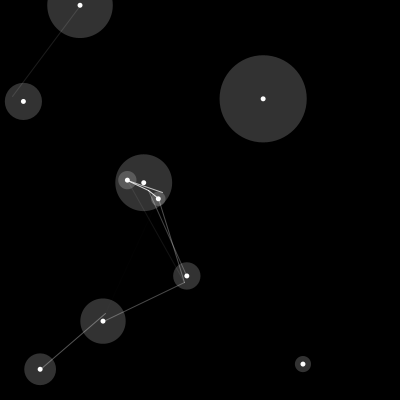
Frame 1 (no input)
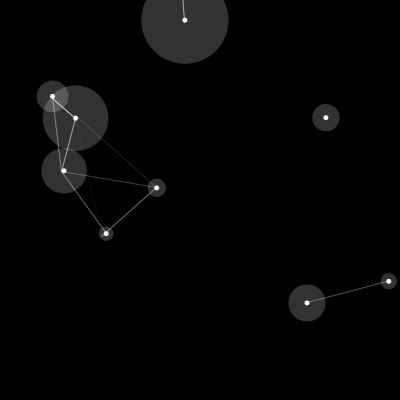
Frame 60 (the mouse pressed at the canvas centre just before this capture)
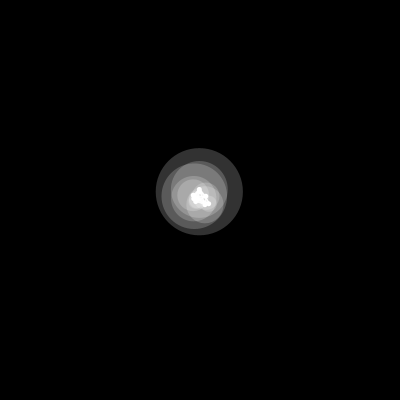
Frame 120 (the mouse held since frame 60 and released just before this capture)

The Processing sketch that drew these frames (run headless with seeded random() and noise(); from frame 60 on, the mouse is pressed at the canvas centre):

// Processing sketch: processing_1247
// ── processing_1247.pde

int mode = 0;
int nbr =10;
Dot[] d = new Dot[nbr];

void setup(){
  size(400, 400);
  background(0, 0, 255);
  smooth();
  for (int i=0; i<d.length; i++){
    d[i] = new Dot(random(width), random(height), random(-5, 5), random(-10, 10), random(10,100), i, d);
  } 
} 
void mouseReleased(){
  mode=0; 
  for (int i=0; i<d.length; i++){
    d[i] = new Dot(mouseX, mouseY, random(-5, 5), random(-10, 10), random(10,50), i, d);
  }

}

void mousePressed(){
  mode=1;
}

void draw(){
  background(0);
  for (int i=0; i<d.length; i++){
    if (mode==0){
      d[i].bouger();
    } 
    else{
      d[i].maison();
    }
    d[i].afficher();
    d[i].relier();
  }

}
class Dot{
  float x, y;
  float vx, vy;
  float r;
  float g = 0.1;
  float f = .99;
  int id;
  Dot[] lesAutres;
  Dot(float xpos, float ypos, float velx, float vely, float rayon, int idme, Dot[] otherid){
    x  = xpos;
    y  = ypos;
    vx = velx;
    vy = vely;
    r  = rayon;
    id = idme ;
    lesAutres = otherid;
  }
  void afficher(){
    noStroke();
    fill(255, 50);
    ellipse(x, y, r, r); 
    fill(255);
    ellipse(x, y, 5, 5); 
  }
  void maison(){
    x +=  (mouseX - x) * 0.05;
    y +=  (mouseY - y) * 0.05;
  }
  void bouger(){
    vy*= f;
    vy+= g; 
    if (y + r/2 >height){
      y  = height- r/2;
      vy *= -1; 
    }
    if (x+ r/2>width){
      x = width - r/2;
      vx *= -1 ;
    }
    if (x- r/2<0){
      x = 0+r/2;
      vx *= -1; 
    }

    x += vx;
    y += vy;
  }
  void relier(){
    for (int i = id+1; i < d.length; i++){
      float dist2 = dist(lesAutres[i].x, lesAutres[i].y, x, y) ; 
      if (dist2<127){
        stroke(255, (-dist2*2)+255);
        line(lesAutres[i].x, lesAutres[i].y, x, y);
      }
      else{
        noStroke(); 
      }
    } 
  }
}
